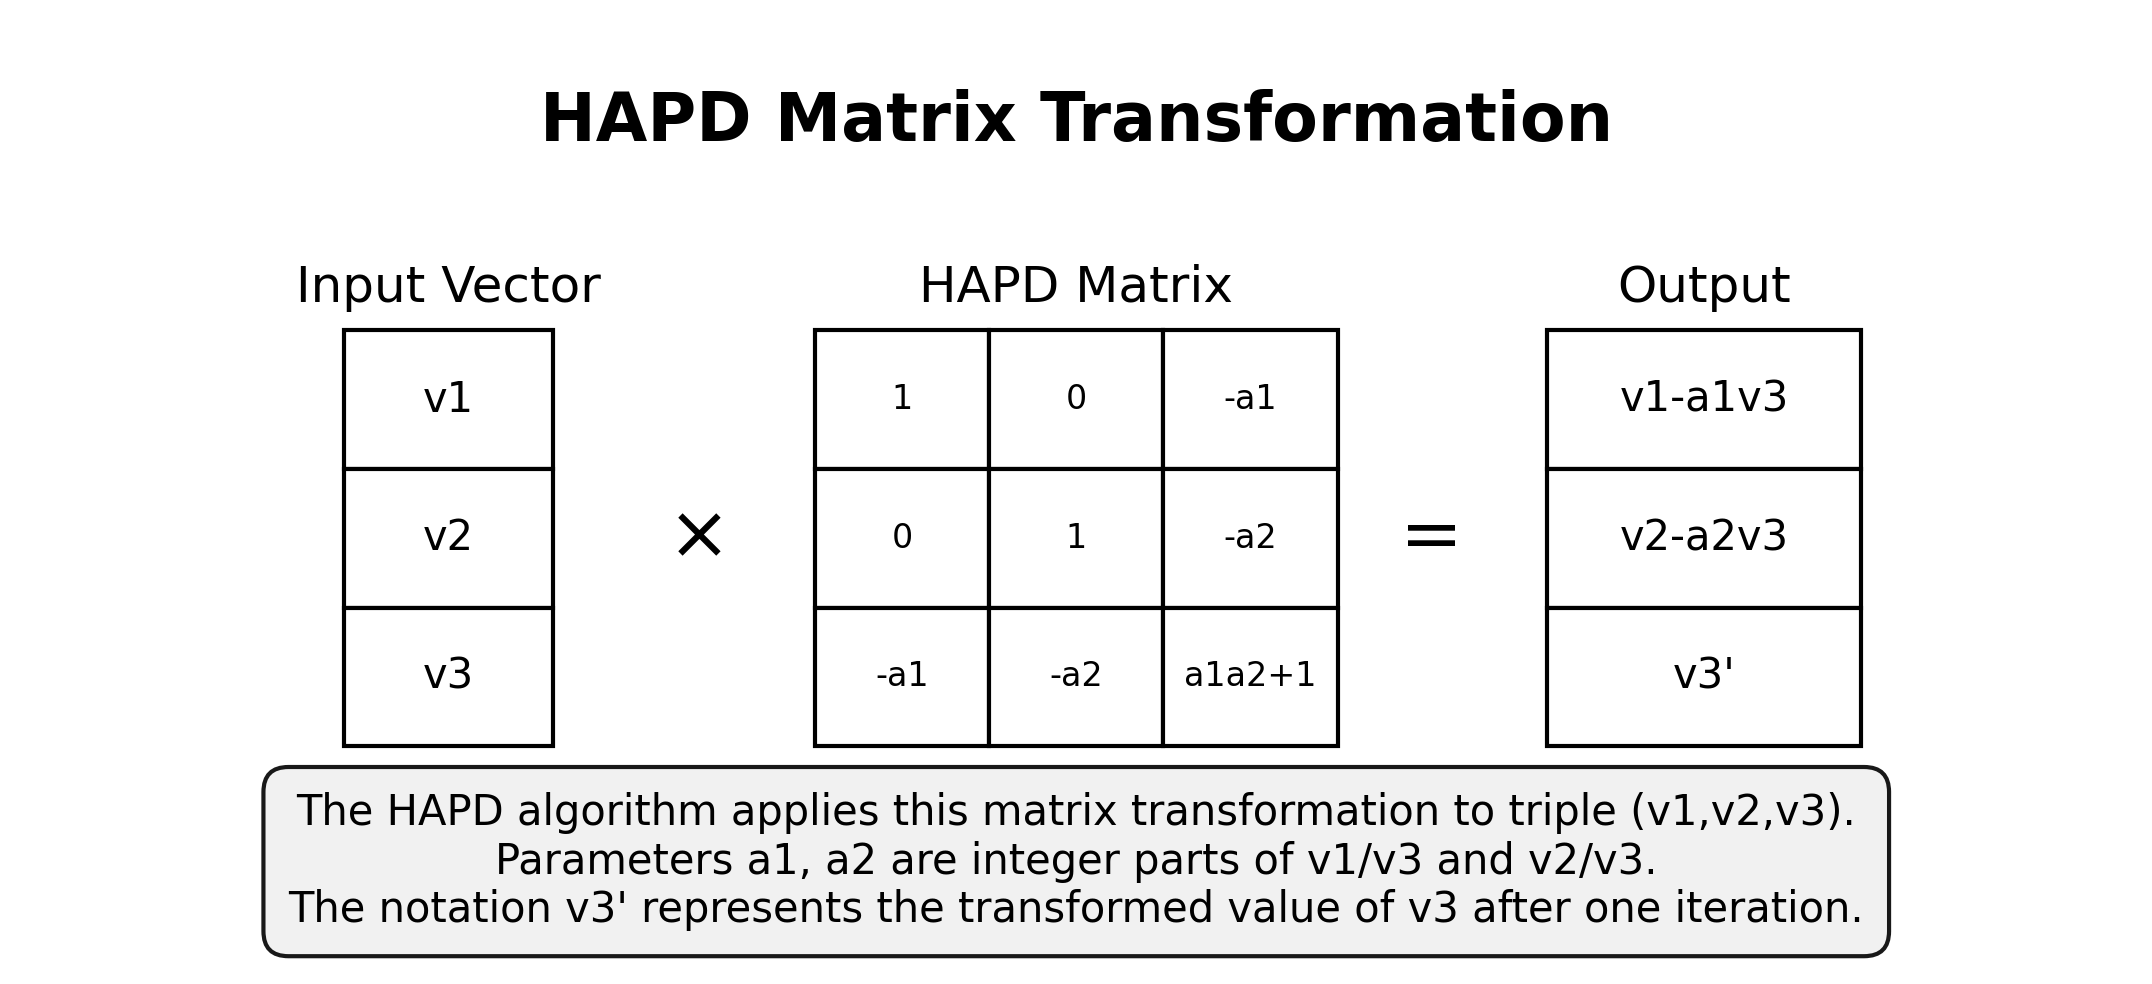

Generate this figure with Python:
import numpy as np
import matplotlib.pyplot as plt
from matplotlib.table import Table

# Create a clean figure
plt.figure(figsize=(9, 4))
ax = plt.gca()
ax.axis("off")

# Define the data for our matrices
input_data = [["v1"], ["v2"], ["v3"]]
matrix_data = [["1", "0", "-a1"], ["0", "1", "-a2"], ["-a1", "-a2", "a1a2+1"]]
output_data = [["v1-a1v3"], ["v2-a2v3"], ["v3'"]]


# Function to create a table at a specific position
def create_table(ax, data, position, width=0.15, height=0.45, title=None):
    # Create a table
    n_rows = len(data)
    n_cols = len(data[0])

    # Position is the center of the table
    x, y = position

    # Adjust x, y to be the bottom left corner
    x -= width / 2
    y -= height / 2

    # Create the table with specific dimensions
    table = Table(ax, bbox=[x, y, width, height])

    # Add cells with data
    cell_height = height / n_rows
    cell_width = width / n_cols

    for i in range(n_rows):
        for j in range(n_cols):
            table.add_cell(
                i,
                j,
                cell_width,
                cell_height,
                text=data[i][j],
                loc="center",
                facecolor="white",
            )

    # Add the table to the axis
    ax.add_table(table)

    # Add title if provided
    if title:
        ax.text(
            x + width / 2,
            y + height + 0.02,
            title,
            ha="center",
            va="bottom",
            fontsize=12,
        )

    return x, y, width, height


# Create our three tables with proper spacing
x1, y1, w1, h1 = create_table(
    ax, input_data, (0.2, 0.45), width=0.1, title="Input Vector"
)
x2, y2, w2, h2 = create_table(
    ax, matrix_data, (0.5, 0.45), width=0.25, title="HAPD Matrix"
)
x3, y3, w3, h3 = create_table(ax, output_data, (0.8, 0.45), width=0.15, title="Output")

# Add multiplication and equals signs
ax.text(0.32, 0.45, "×", fontsize=18, ha="center", va="center")
ax.text(0.67, 0.45, "=", fontsize=18, ha="center", va="center")

# Add main title
ax.text(
    0.5,
    0.9,
    "HAPD Matrix Transformation",
    fontsize=16,
    weight="bold",
    ha="center",
    va="center",
)

# Add explanation
explanation = "The HAPD algorithm applies this matrix transformation to triple (v1,v2,v3).\nParameters a1, a2 are integer parts of v1/v3 and v2/v3.\nThe notation v3' represents the transformed value of v3 after one iteration."
ax.text(
    0.5,
    0.1,
    explanation,
    fontsize=10,
    ha="center",
    va="center",
    bbox=dict(boxstyle="round", facecolor="#f0f0f0", alpha=0.9, pad=0.6),
)

# Save the figure
plt.savefig("matrix_transformation.pdf", dpi=300, bbox_inches="tight")
plt.savefig("matrix_transformation.png", dpi=300, bbox_inches="tight")
plt.close()

print("Generated table-based matrix transformation visualization.")
